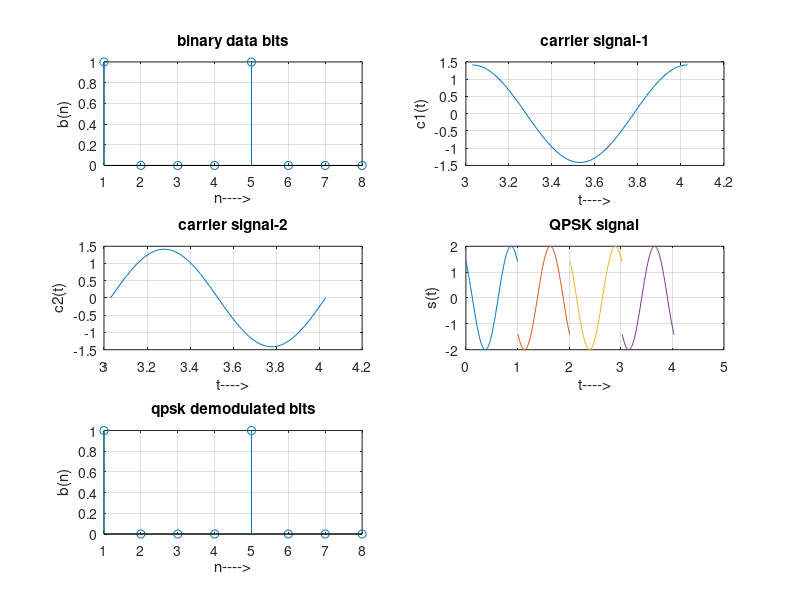

Here is the MATLAB script that generated this plot:
% QPSK Modulation
clc;
clear;
close;
%GENERATE QUADRATURE CARRIER SIGNAL
Tb=1;t=0:(Tb/100):Tb;fc=1;
c1=sqrt(2/Tb)*cos(2*pi*fc*t);
c2=sqrt(2/Tb)*sin(2*pi*fc*t);
%generate message signal
N=8;m=rand(1,N);
t1=0;t2=Tb
for i=1:2:(N-1)
t=[t1:(Tb/100):t2]
if m(i)>0.5
m(i)=1;
m_s=ones(1,length(t));
else
m(i)=0;
m_s=-1*ones(1,length(t));
end
%odd bits modulated signal
odd_sig(i,:)=c1.*m_s;
if m(i+1)>0.5
m(i+1)=1;
m_s=ones(1,length(t));
else
m(i+1)=0;
m_s=-1*ones(1,length(t));
end
%even bits modulated signal
even_sig(i,:)=c2.*m_s;
%qpsk signal
qpsk=odd_sig+even_sig;
%Plot the QPSK modulated signal
subplot(3,2,4);plot(t,qpsk(i,:));
title('QPSK signal');xlabel('t---->');ylabel('s(t)');grid on; hold on;
t1=t1+(Tb+.01); t2=t2+(Tb+.01);
end
hold off
%Plot the binary data bits and carrier signal
subplot(3,2,1);stem(m);
title('binary data bits');xlabel('n---->');ylabel('b(n)');grid on;
subplot(3,2,2);plot(t,c1);
title('carrier signal-1');xlabel('t---->');ylabel('c1(t)');grid on;
subplot(3,2,3);plot(t,c2);
title('carrier signal-2');xlabel('t---->');ylabel('c2(t)');grid on;
% QPSK Demodulation
t1=0;t2=Tb
for i=1:N-1
t=[t1:(Tb/100):t2]
%correlator
x1=sum(c1.*qpsk(i,:));
x2=sum(c2.*qpsk(i,:));
%decision device
if (x1>0&&x2>0)
demod(i)=1;
demod(i+1)=1;
elseif (x1>0&&x2<0)
demod(i)=1;
demod(i+1)=0;
elseif (x1<0&&x2<0)
demod(i)=0;
demod(i+1)=0;
elseif (x1<0&&x2>0)
demod(i)=0;
demod(i+1)=1;
end
t1=t1+(Tb+.01); t2=t2+(Tb+.01);
end
subplot(3,2,5);stem(demod);
title('qpsk demodulated bits');xlabel('n---->');ylabel('b(n)');grid on;